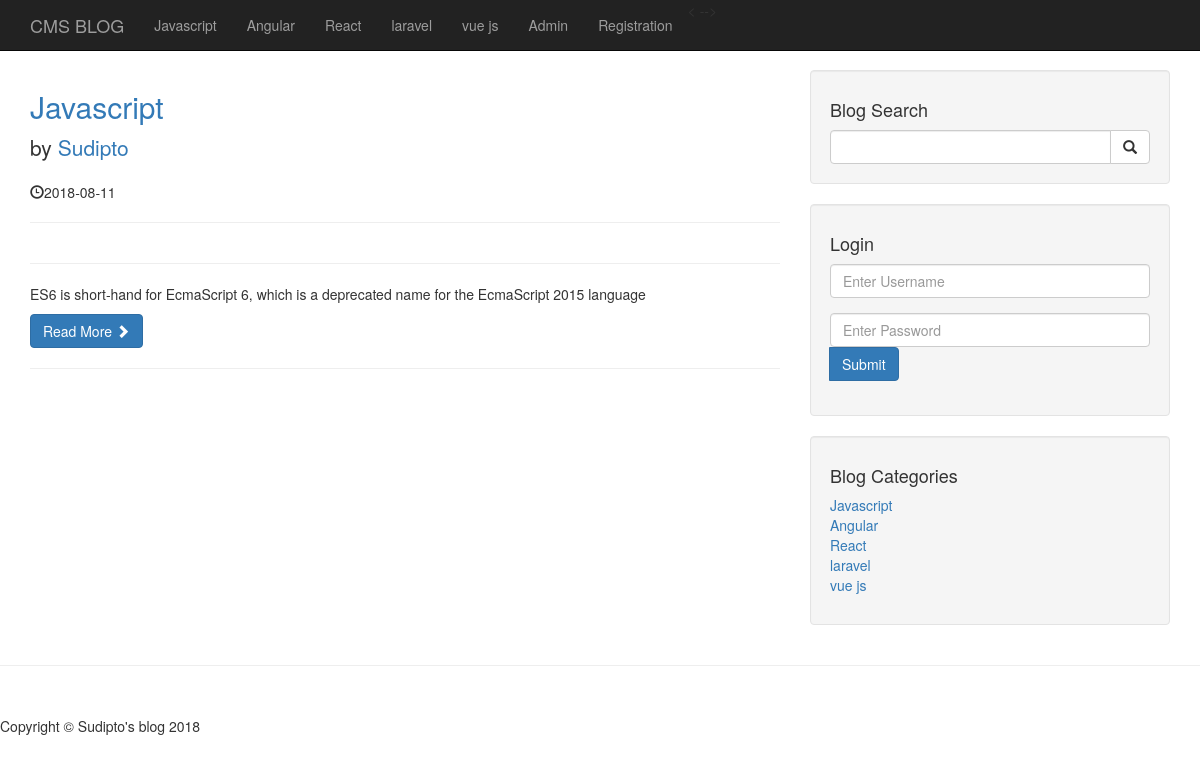
The page /category.php?category=2 on the database its author committed.
### tables this page shows
CREATE TABLE `categories` (
  `cat_id` int(3) NOT NULL,
  `cat_title` varchar(255) NOT NULL
);

CREATE TABLE `posts` (
  `post_id` int(3) NOT NULL,
  `post_category_id` int(3) NOT NULL,
  `post_title` varchar(255) NOT NULL,
  `post_author` varchar(255) NOT NULL,
  `post_date` date NOT NULL,
  `post_image` text NOT NULL,
  `post_content` text NOT NULL,
  `post_tags` varchar(255) NOT NULL,
  `post_comment_count` int(11) NOT NULL,
  `post_status` varchar(255) NOT NULL DEFAULT 'draft'
);

### category.php (the view, shortened to what this page needs)
<?php
include"includes/db.php";
?>
<?php
include"includes/header.php";
?>
  <?php
include"includes/navigation.php";
?>
    <div class="container">
        <div class="row">
            <div class="col-md-8">
            <?php
            if (isset($_GET['category'])) {
                $post_category_id=$_GET['category'];
            }
            $query="SELECT * FROM posts WHERE post_category_id=$post_category_id ";
            $select_all_posts_query=mysqli_query($connection,$query);
        while ($row=mysqli_fetch_assoc($select_all_posts_query)) {
            $post_id=$row['post_id'];
            $post_title=$row['post_title'];
            $post_author=$row['post_author'];
            $post_date=$row['post_date'];
            $post_content=substr($row['post_content'],0,100);
            ?>
                <h2>
                    <a href="post.php?p_id=<?php echo $post_id; ?>"><?php echo $post_title ?></a>
                </h2>
                <p class="lead">
                    by <a href="index.php"><?php echo $post_author ?></a>
                </p>
                <p><span class="glyphicon glyphicon-time"></span><?php echo $post_date ?></p>
                <hr>
                <hr>
                <p><?php echo $post_content ?></p>
                <a class="btn btn-primary" href="post.php?p_id=<?php echo $post_id; ?>">Read More <span class="glyphicon glyphicon-chevron-right"></span></a>
                <hr>
       <?php  }  ?>
            </div>
                 <?php
            include"includes/sidebar.php";
                ?>
            </div>
        </div>
        <hr>
        <?php
include"includes/footer.php";
?>

### includes/navigation.php (shortened to what this page needs)
<nav class="navbar navbar-inverse navbar-fixed-top" role="navigation">
      <div class="container">
          <div class="navbar-header">
              <a class="navbar-brand" href="index.php">CMS BLOG</a>
          </div>
          <div class="collapse navbar-collapse" id="bs-example-navbar-collapse-1">
              <ul class="nav navbar-nav">
      <?php
      $query="SELECT * FROM categories";
      $select_all_categories_query=mysqli_query($connection,$query);
      while ($row=mysqli_fetch_assoc($select_all_categories_query)) {
          $cat_title=$row['cat_title'];
          $cat_id = $row['cat_id'];
          echo "<li><a href='category.php?category=$cat_id'>{$cat_title}</a></li>";
      }
      ?>
                  < <li>
                      <a href="admin">Admin</a>
                  </li>
                   <li>
                      <a href="./registration.php">Registration</a>
                  </li>
              </ul>
          </div>
      </div>
  </nav>

### includes/sidebar.php (shortened to what this page needs)
<div class="col-md-4">
               <div class="well">
                   <h4>Blog Search</h4>
                   <form action="search.php" method="post">
                   <div class="input-group">
                       <input name="search" type="text" class="form-control">
                       <span class="input-group-btn">
                           <button name="submit" class="btn btn-default" type="submit">
                               <span class="glyphicon glyphicon-search"></span>
                       </button>
                       </span>
                   </div>
                   </form>
               </div>
               <div class="well">
                   <h4>Login</h4>
                   <form action="includes/login.php" method="post" >
                   <div class="form-group">
                       <input name="username"  type="text" class="form-control" placeholder="Enter Username">
                   </div>
                    <div class="form-group">
                       <input name="password"  type="password" class="form-control" placeholder="Enter Password">
                       <span class="input-group-btn">
                           <button class="btn btn-primary" name="login" type="submit">Submit</button>
                       </span>
                   </div>
                   </form>
               </div>
               <div class="well">
    <?php
       $query="SELECT * FROM categories";
       $select_catagories_sidebar=mysqli_query($connection,$query);
    ?>
                   <h4>Blog Categories</h4>
                   <div class="row">
                       <div class="col-lg-12">
                           <ul class="list-unstyled">
       <?php
           while ($row=mysqli_fetch_assoc($select_catagories_sidebar)) {
           $cat_title=$row['cat_title'];
           $cat_id=$row['cat_id'];
           echo "<li><a href='category.php?category=$cat_id'>{$cat_title}</a></li>";
       }
        ?>
                           </ul>
                       </div>
                   </div>
               </div>
               </div>

### css/blog-home.css (style rules this page uses)
body { padding-top: 70px; }

### rows shown on the page
categories: cat_title "Javascript"
categories: cat_title "Angular"
categories: cat_title "React"
categories: cat_title "laravel"
categories: cat_title "vue js"
posts: post_title "Javascript", post_author "Sudipto", post_date "2018-08-11", post_content "ES6 is short-hand for EcmaScript 6, which is a deprecated name for the EcmaScript 2015 language"
